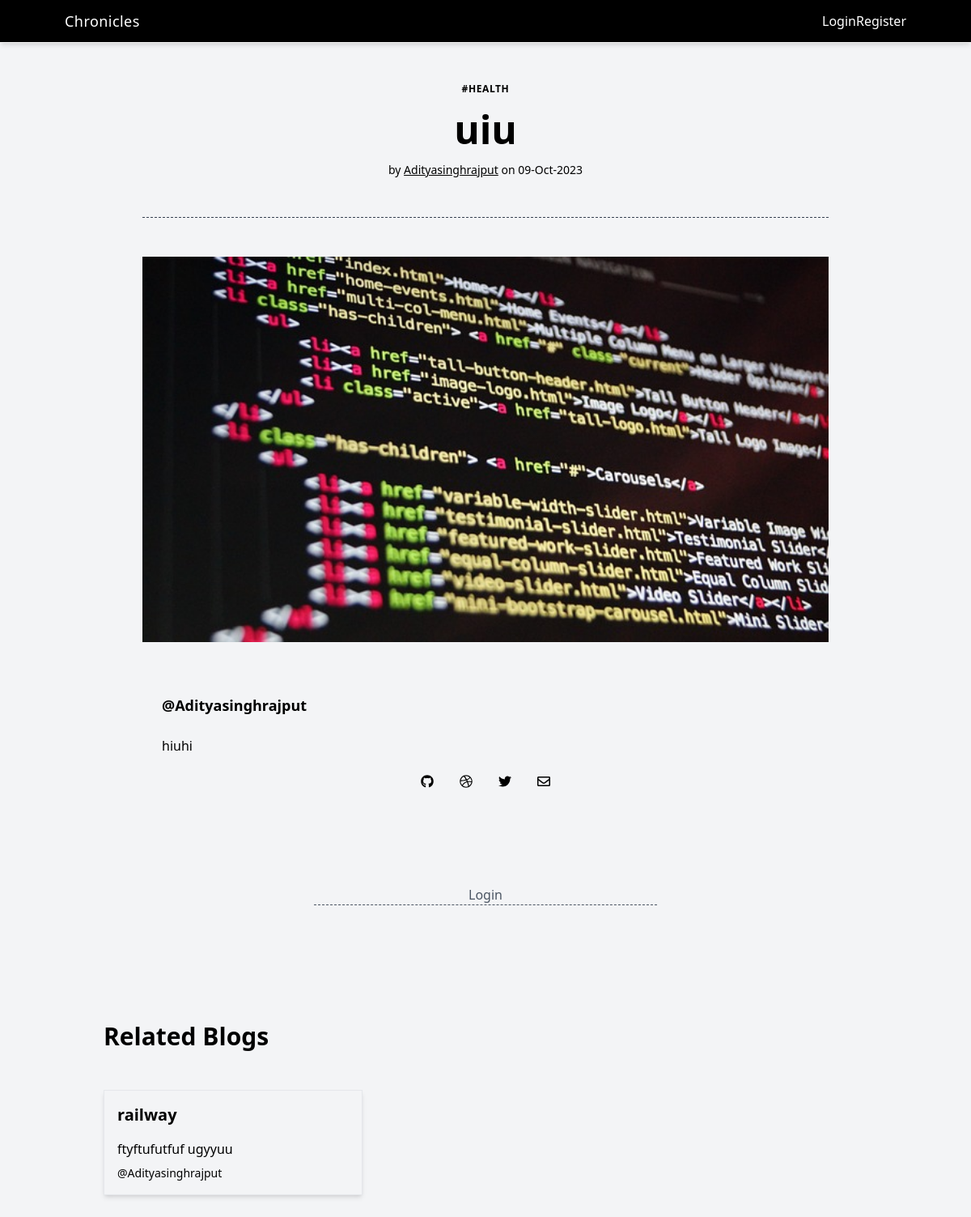
The page /view/9 on the database its author committed.
### app/models.py (models this page shows, shortened)
class Notes(models.Model):
    user = models.ForeignKey(User,on_delete=models.CASCADE)
    title = models.CharField(max_length=200)
    content = models.TextField()
    categories = models.ForeignKey(Categories,on_delete=models.CASCADE,null=True,blank=True)
    image = models.ImageField(upload_to="post/" ,null= True,blank= True)
    date = models.DateField(auto_now_add=True)
    likes = models.ManyToManyField('auth.User', related_name='liked_students', through='Like')

class Categories(models.Model):
    name = models.CharField(max_length=200)
    date = models.DateField(auto_now_add=True)
    def __str__(self):
        return self.name

### app/views.py (the view)
# urls.py: path('view/<int:id>', view, name='view'),
def view(r,id):
    note = Notes.objects.get(id = id)
    related = Notes.objects.filter(categories = note.categories)
    likes = Like.objects.filter(post = id).count
    commentlists = Comment.objects.filter(post = id).order_by('-id')
    if r.method == 'POST':
        form = CommentForm(r.POST or None )
        if form.is_valid():
            post = form.save(commit=False)
            post.user = r.user
            post.post = note
            post.save()
            context = {'note':note , 'related':related , 'form':form , 'commentlists':commentlists ,'like':likes}
            return render(r , 'view.html' ,context)
    else:
        form = CommentForm()
    context = {'note':note , 'related':related , 'form':form , 'commentlists':commentlists,'likes':likes }
    return render(r , 'view.html' ,context)

### app/templates/view.html (shortened to what this page needs)
{% extends 'base.html' %}
{% load crispy_forms_tags %}
{% block content %}
<div class="pb-12 w-screen bg-gray-100">
    <div class=" w-full">
        <article class="max-w-4xl px-6 py-24 mx-auto space-y-12  dark:text-gray-100">
            <div class="w-full mx-auto space-y-4 text-center">
                <a href="/viewcategorie/{{note.categories.id}}"
                    class="text-xs font-semibold tracking-wider uppercase">#{{note.categories}}</a>
                <h1 class="text-2xl font-bold leading-tight md:text-5xl">{{note.title}}</h1>
                <p class="text-sm ">by
                    <a rel="noopener noreferrer" href="#" target="_blank" class="underline dark:text-amber-400">
                        <a href="/viewUser/{{note.user.id}}" class="underline" itemprop="name">{{note.user}}</a>
                    </a>on
                    <time datetime="2021-02-12 15:34:18-0200">{{note.date | date:"d-M-Y "}}</time>
                </p>
            </div>
            <div class="pt-12 border-t  border-dashed border-gray-700 pb-4">
                <div class="flex flex-col space-y-4 md:space-y-0 md:space-x-6 ">
                    <img src="{{ note.image.url }}" class="img-fluid rounded-start" alt="...">
                    <div class="flex flex-col pt-16 gap-6">
                        <h4 class="text-lg font-semibold capitalize">@{{note.user}}</h4>
                        <p class=" text-justify ">{{note.content}}</p>
                    </div>
                </div>
                <div class="flex justify-center pt-4 space-x-4 align-center">
                    <a rel="noopener noreferrer" href="#" aria-label="GitHub"
                        class="p-2 rounded-md dark:text-gray-100 hover:dark:text-amber-400">
                    </a>
                    <a rel="noopener noreferrer" href="#" aria-label="Dribble"
                        class="p-2 rounded-md dark:text-gray-100 hover:dark:text-amber-400">
                    </a>
                    <a rel="noopener noreferrer" href="#" aria-label="Twitter"
                        class="p-2 rounded-md dark:text-gray-100 hover:dark:text-amber-400">
                    </a>
                    <a rel="noopener noreferrer" href="#" aria-label="Email"
                        class="p-2 rounded-md dark:text-gray-100 hover:dark:text-amber-400">
                    </a>
                </div>
            </div>
            <div class="border-b border-dashed  border-gray-600 md:w-[50%] w-[90%] mx-auto flex justify-center items-center text-gray-600">
                {% if user.is_authenticated %}
                <form action="{% url 'like_student' student_id=note.id %}" method="post">
                    {% csrf_token %}
                    <button type="submit" class="like-button">
                        {% if request.user in note.likes.all %}
                        <div class="flex justify-center items-center gap-4"><span
                                class="text-4xl text-red-600 font-bold">&#x2665;</span> <span>You and <span
                                    class="text-red-400">{{likes}}</span> others Liked this blog</span></div>
                        {% else %}
                        <div class="flex justify-center items-center gap-4"><span
                                class="text-4xl  font-bold">&#x2665;</span> <span> <span
                                    class="text-red-400">{{likes}}</span> others Liked this blog</span></div>
                        {% endif %}
                    </button>
                </form>
                {% else %}
                <p>Login</p>
                {% endif %}
            </div>
        </article>
    </div>
    <h3 class="text-3xl font-bold md:px-32 px-4 text-left mt-6">Related Blogs</h3>
    <div class="flex md:flex-row md:justify-start justify-center items-center flex-col mt-12  gap-6 md:px-32">
        {% for relate in related %}
        {% if relate.id != note.id %}
        <a href="/view/{{relate.id}}" class="w-80 p-4 border space-y-4 shadow-md">
            <p class="text-xl font-bold ">{{relate.title | truncatechars:48}}</p>
            <div class="space-y-2">
                <p>{{relate.content | truncatechars:100}}</p>
                <p class="text-sm ">@{{relate.user}}</p>
            </div>
        </a>
        {% endif %}
        {% endfor %}
    </div>
</div>
{% endblock content %}

### app/templates/base.html (style rules this page uses)
* { scrollbar-width: auto; scrollbar-color: #8f54a0 #ffffff; }

### rows shown on the page
Notes: categories "HEALTH", title "uiu", user "Adityasinghrajput", date "09-Oct-2023", image (picture), content "hiuhi"
Notes: title "railway", content "ftyftufutfuf ugyyuu", user "Adityasinghrajput"
